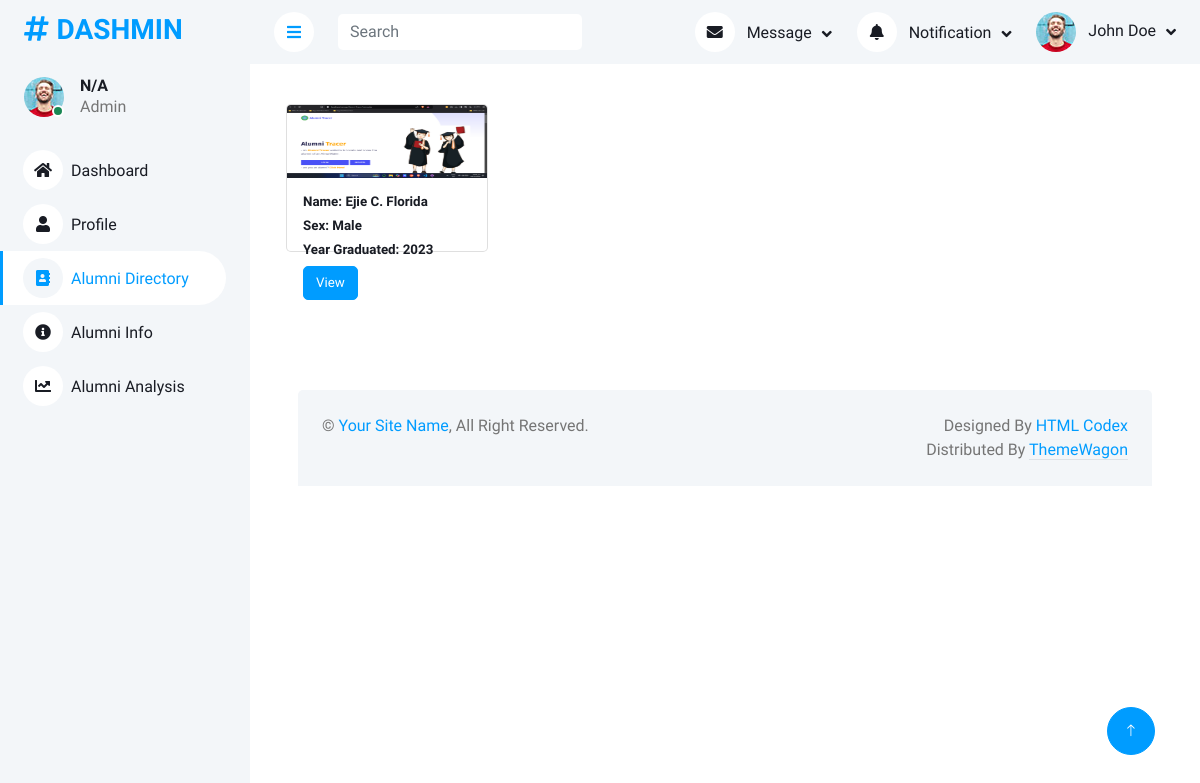
Page /php_files/admin_alumni_directory.php on the earlier database version.
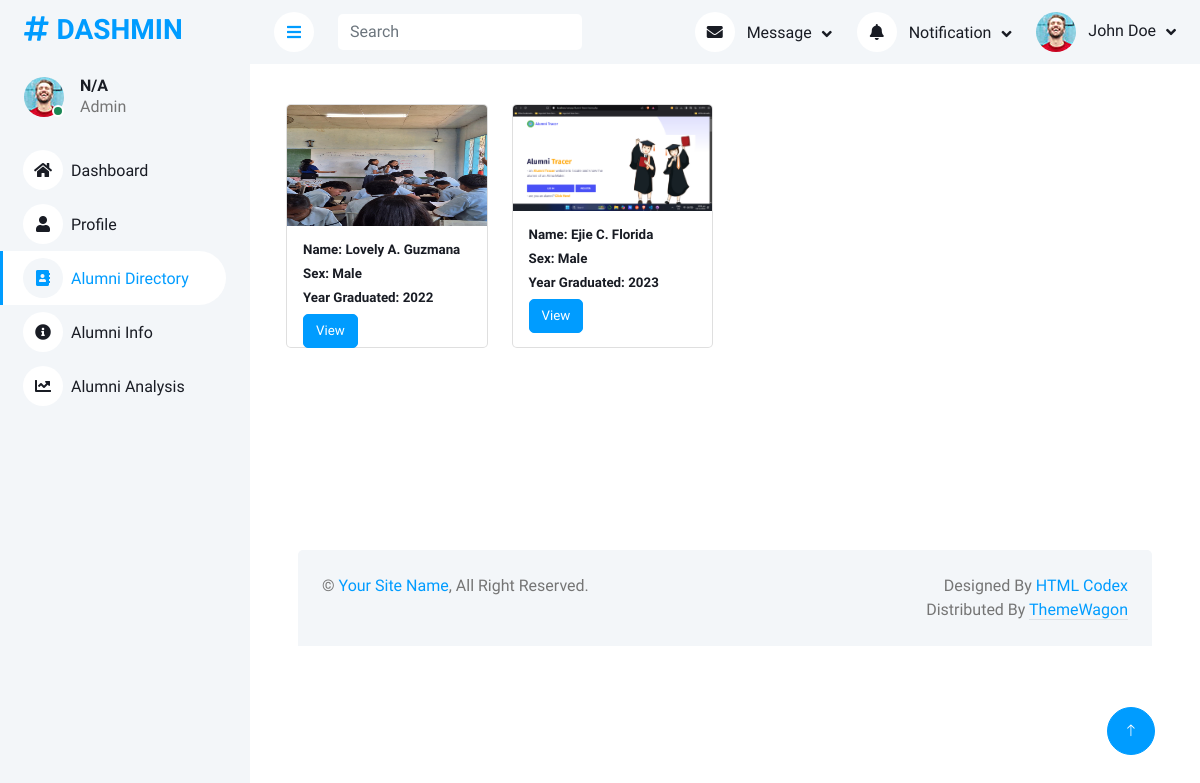
Same page on the later database version.
### tables this page shows
CREATE TABLE `l_study_response` (
  `id` int(11) NOT NULL,
  `choose_school` varchar(255) NOT NULL,
  `name` varchar(255) NOT NULL,
  `sex` varchar(10) DEFAULT NULL,
  `age` int(3) DEFAULT NULL,
  `degree` varchar(255) DEFAULT NULL,
  `year_awarded` year(4) DEFAULT NULL,
  `current_study` text DEFAULT NULL,
  `if_no_jobs` text DEFAULT NULL,
  `if_yes_details` text DEFAULT NULL,
  `pursue_reasons` text DEFAULT NULL,
  `current_position` text DEFAULT NULL,
  `other_position` text DEFAULT NULL,
  `time_to_job` text DEFAULT NULL,
  `time_gap` text DEFAULT NULL,
  `employment_history` text DEFAULT NULL,
  `job_info_source` text DEFAULT NULL,
  `other_job_info` varchar(255) DEFAULT NULL,
  `job_qualifications` text DEFAULT NULL,
  `gross_salary` varchar(50) DEFAULT NULL,
  `job_benefits` text DEFAULT NULL,
  `work_location` varchar(255) DEFAULT NULL,
  `num_employees` varchar(50) DEFAULT NULL,
  `work_nature` varchar(255) DEFAULT NULL,
  `other_work_nature_text` text DEFAULT NULL,
  `proof_image` varchar(255) DEFAULT NULL,
  `job_problem` varchar(255) DEFAULT NULL,
  `problem_elaboration` text DEFAULT NULL,
  `self_employed_reason` text DEFAULT NULL,
  `knowledge_enhance` text DEFAULT NULL,
  `problem_solving` text DEFAULT NULL,
  `research_skills` text DEFAULT NULL,
  `learning_efficiency` text DEFAULT NULL,
  `communication_skills` text DEFAULT NULL,
  `more_inclined` text DEFAULT NULL,
  `team_spirit` text DEFAULT NULL,
  `job_relevance` varchar(255) DEFAULT NULL,
  `applied_course` varchar(255) DEFAULT NULL,
  `possible_reasons` varchar(255) DEFAULT NULL,
  `other_reasons` text DEFAULT NULL,
  `present_job` varchar(255) DEFAULT NULL,
  `other_job` text DEFAULT NULL,
  `range_module` text DEFAULT NULL,
  `optional_module` text DEFAULT NULL,
  `relevance` text DEFAULT NULL,
  `worlkload` text DEFAULT NULL,
  `solving` text DEFAULT NULL,
  `learning` text DEFAULT NULL,
  `placement` text DEFAULT NULL,
  `environment` text DEFAULT NULL,
  `quality` text DEFAULT NULL,
  `job_satisfaction` varchar(255) DEFAULT NULL,
  `job_stay` varchar(255) DEFAULT NULL,
  `stay_other_text` text DEFAULT NULL,
  `status` text DEFAULT NULL,
  `created_at` timestamp NOT NULL DEFAULT current_timestamp()
);

### php_files/admin_alumni_directory.php (the view, shortened to what this page needs)
<?php
include("../connection/conn.php");
?>
<!DOCTYPE html>
<html lang="en">
<head>
    <link href="https://cdnjs.cloudflare.com/ajax/libs/font-awesome/5.10.0/css/all.min.css" rel="stylesheet">
    <link href="https://cdn.jsdelivr.net/npm/bootstrap-icons@1.4.1/font/bootstrap-icons.css" rel="stylesheet">
    <link href="../template/lib/owlcarousel/assets/owl.carousel.min.css" rel="stylesheet">
    <link href="../template/lib/tempusdominus/css/tempusdominus-bootstrap-4.min.css" rel="stylesheet" />
    <link href="../template/css/bootstrap.min.css" rel="stylesheet">
    <link href="../template/css/style.css" rel="stylesheet">
</head>
<body>
    <div class="container-xxl position-relative bg-white d-flex p-0">
        <div class="sidebar pe-4 pb-3">
            <nav class="navbar bg-light navbar-light">
                <a href="index.html" class="navbar-brand mx-4 mb-3">
                    <h3 class="text-primary"><i class="fa fa-hashtag me-2"></i>DASHMIN</h3>
                </a>
                <div class="d-flex align-items-center ms-4 mb-4">
                    <div class="position-relative">
                        <img class="rounded-circle" src="../template/img/user.jpg" alt="" style="width: 40px; height: 40px;">
                        <div class="bg-success rounded-circle border border-2 border-white position-absolute end-0 bottom-0 p-1"></div>
                    </div>
                    <div class="ms-3">
                        <h6 class="mb-0"><?php echo $call["name"] ?? 'N/A'; ?></h6>
                        <span>Admin</span>
                    </div>
                </div>
                <div class="navbar-nav w-100">
                    <a href="admin_dashboard.php" class="nav-item nav-link "><i class="fa fa-home me-2"></i>Dashboard</a>
                    <a href="admin_profile.php" class="nav-item nav-link"><i class="fa fa-user me-2"></i>Profile</a>
                    <a href="admin_alumni_directory.php" class="nav-item nav-link active"><i class="fa fa-address-book me-2"></i>Alumni Directory</a>
                    <a href="admin_alumni_information.php" class="nav-item nav-link"><i class="fa fa-info-circle me-2"></i>Alumni Info</a>
                    <a href="admin_alumni_analysis.php" class="nav-item nav-link"><i class="fa fa-chart-line me-2"></i>Alumni Analysis</a>
                </div>
            </nav>
        </div>
        <div class="content">
            <nav class="navbar navbar-expand bg-light navbar-light sticky-top px-4 py-0">
                <a href="#" class="sidebar-toggler flex-shrink-0">
                    <i class="fa fa-bars"></i>
                </a>
                <form class="d-none d-md-flex ms-4">
                    <input class="form-control border-0" type="search" placeholder="Search">
                </form>
                <div class="navbar-nav align-items-center ms-auto">
                    <div class="nav-item dropdown">
                        <a href="#" class="nav-link dropdown-toggle" data-bs-toggle="dropdown">
                            <i class="fa fa-envelope me-lg-2"></i>
                            <span class="d-none d-lg-inline-flex">Message</span>
                        </a>
                    </div>
                    <div class="nav-item dropdown">
                        <a href="#" class="nav-link dropdown-toggle" data-bs-toggle="dropdown">
                            <i class="fa fa-bell me-lg-2"></i>
                            <span class="d-none d-lg-inline-flex">Notification</span>
                        </a>
                    </div>
                    <div class="nav-item dropdown">
                        <a href="#" class="nav-link dropdown-toggle" data-bs-toggle="dropdown">
                            <img class="rounded-circle me-lg-2" src="../template/img/user.jpg" alt="" style="width: 40px; height: 40px;">
                            <span class="d-none d-lg-inline-flex">John Doe</span>
                        </a>
                    </div>
                </div>
            </nav>
            <div class="container-fluid pt-4 px-4">
                <div class="container mt-3">
                    <div class="row" >
                        <?php
                        $sql = "SELECT * FROM l_study_response ORDER BY name DESC";
                        $query = mysqli_query($conn, $sql);
                        while ($check = mysqli_fetch_assoc($query)) {
                            $img = $check['proof_image'];
                            $name = $check['name'];
                            $sex = $check['sex'];
                            $year = $check['year_awarded'];
                            $id = $check['id'];
                        ?>
                            <div class="col-xs-12 col-sm-6 col-md-4 col-lg-3 mb-3">
                                <div class="card" style="width: 100%; height: 60%;">
                                    <img src="<?php echo $img; ?>" class="card-img-top" alt="File Image" style="width: 100%; height: 50%;">
                                    <div class="card-body" >
                                        <h5 class="card-title">Name: <?php echo $name; ?></h5>
                                        <h5 class="card-title">Sex: <?php echo $sex; ?></h5>
                                        <h5 class="card-title">Year Graduated: <?php echo $year; ?></h5>
                                        <a href="viewing_alumni_details.php?id=<?php echo $id; ?>" class="btn btn-primary">View</a>
                                    </div>
                                </div>
                            </div>
                        <?php } ?>
                    </div>
            </div>
            <div class="container-fluid pt-4 px-4">
                <div class="bg-light rounded-top p-4">
                    <div class="row">
                        <div class="col-12 col-sm-6 text-center text-sm-start">
                            &copy; <a href="#">Your Site Name</a>, All Right Reserved.
                        </div>
                        <div class="col-12 col-sm-6 text-center text-sm-end">
                            Designed By <a href="https://htmlcodex.com">HTML Codex</a>
                            Distributed By <a class="border-bottom" href="https://themewagon.com" target="_blank">ThemeWagon</a>
                        </div>
                    </div>
                </div>
            </div>
        </div>
        <a href="#" class="btn btn-lg btn-primary btn-lg-square back-to-top"><i class="bi bi-arrow-up"></i></a>
    </div>
</body>
</html>

### template/css/style.css (style rules this page uses)
:root { --primary: #009CFF; --light: #F3F6F9; --dark: #191C24; }
.back-to-top { position: fixed; display: none; right: 45px; bottom: 45px; z-index: 99; }
.btn { transition: .5s; }
.btn.btn-primary { color: #FFFFFF; }
.btn-lg-square { width: 48px; height: 48px; }
.btn-square, .btn-sm-square, .btn-lg-square { padding: 0; display: inline-flex; align-items: center; justify-content: center; font-weight: normal; border-radius: 50px; }
.sidebar { position: fixed; top: 0; left: 0; bottom: 0; width: 250px; height: 100vh; overflow-y: auto; background: var(--light); transition: 0.5s; z-index: 999; }
.content { margin-left: 250px; min-height: 100vh; background: #FFFFFF; transition: 0.5s; }
@media (min-width: 992px) { .sidebar { margin-left: 0; } }
@media (min-width: 992px) { .content { width: calc(100% - 250px); } }
.sidebar .navbar .navbar-nav .nav-link { padding: 7px 20px; color: var(--dark); font-weight: 500; border-left: 3px solid var(--light); border-radius: 0 30px 30px 0; outline: none; }
.sidebar .navbar .navbar-nav .nav-link:hover, .sidebar .navbar .navbar-nav .nav-link.active { color: var(--primary); background: #FFFFFF; border-color: var(--primary); }
.sidebar .navbar .navbar-nav .nav-link i { width: 40px; height: 40px; display: inline-flex; align-items: center; justify-content: center; background: #FFFFFF; border-radius: 40px; }
.sidebar .navbar .navbar-nav .nav-link:hover i, .sidebar .navbar .navbar-nav .nav-link.active i { background: var(--light); }
.content .navbar .navbar-nav .nav-link { margin-left: 25px; padding: 12px 0; color: var(--dark); outline: none; }
.content .navbar .sidebar-toggler, .content .navbar .navbar-nav .nav-link i { width: 40px; height: 40px; display: inline-flex; align-items: center; justify-content: center; background: #FFFFFF; border-radius: 40px; }
.content .navbar .dropdown-toggle::after { margin-left: 6px; vertical-align: middle; border: none; content: "\f107"; font-family: "Font Awesome 5 Free"; font-weight: 900; transition: .5s; }

### php_files/admin_alumni_directory.php (style rules this page uses)
.card-title { font-size: smaller; }
.btn { font-size: smaller; }

Differences in the rows shown:
added l_study_response: proof_image (picture), name "Lovely A. Guzmana", sex "Male", year_awarded "2022"
